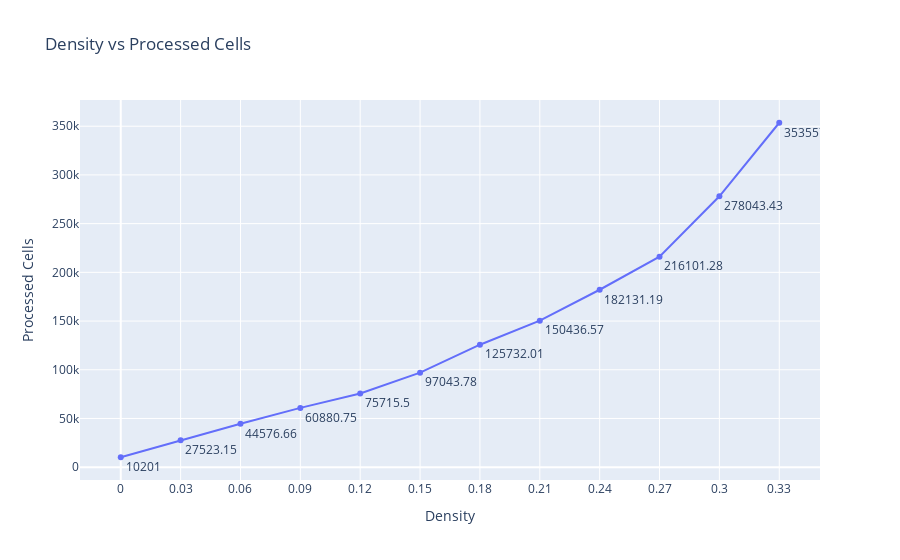

Source (notebook cell):
### Code cell
fig4 = px.line(avg_df, x="Density", y="Processed Cells", title='Density vs Processed Cells', text='Processed Cells')
fig4.update_xaxes(dtick=0.03)
fig4.update_traces(textposition="bottom right")
fig4.show()

plotly.io.write_image(fig4, file="./graphs/question_6_4.png", scale=5)

### Figure 1 — Plotly figure (JSON) as saved in the notebook; plotly's stock layout.template omitted (floating-point values rounded to 4 significant figures)
{"data": [{"hovertemplate": "Density=%{x}<br>Processed Cells=%{text}<extra></extra>", "legendgroup": "", "line": {"color": "#636efa", "dash": "solid"}, "marker": {"symbol": "circle"}, "mode": "markers+lines+text", "name": "", "orientation": "v", "showlegend": false, "text": [10201, 27520.0, 44580.0, 60880.0, 75720.0, 97040.0, 125700.0, 150400.0, 182100.0, 216100.0, 278000.0, 353600.0], "textposition": "bottom right", "type": "scatter", "x": [0, 0.03, 0.06, 0.09, 0.12, 0.15, 0.18, 0.21, 0.24, 0.27, 0.3, 0.33], "xaxis": "x", "y": [10201, 27520.0, 44580.0, 60880.0, 75720.0, 97040.0, 125700.0, 150400.0, 182100.0, 216100.0, 278000.0, 353600.0], "yaxis": "y"}], "layout": {"legend": {"tracegroupgap": 0}, "title": {"text": "Density vs Processed Cells"}, "xaxis": {"anchor": "y", "domain": [0, 1], "dtick": 0.03, "title": {"text": "Density"}}, "yaxis": {"anchor": "x", "domain": [0, 1], "title": {"text": "Processed Cells"}}}}
